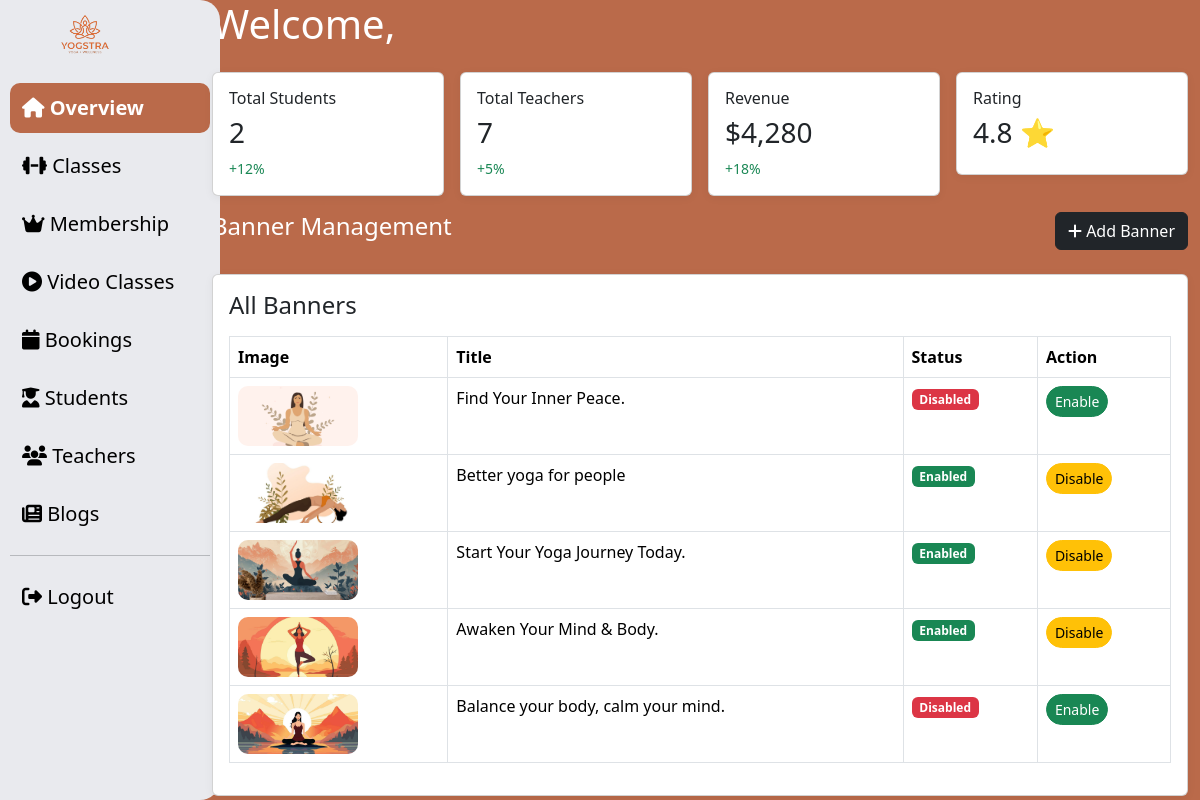
The app's page /admin/overview.php with its own data.
### tables this page shows
CREATE TABLE `banners` (
  `id` int(11) NOT NULL,
  `title` varchar(255) DEFAULT NULL,
  `subtitle` varchar(255) DEFAULT NULL,
  `image` varchar(255) DEFAULT NULL,
  `status` int(11) DEFAULT 1
);

### admin/overview.php (the view, shortened to what this page needs)
<!DOCTYPE html>
<html lang="en">
<head>
    <link rel="stylesheet" href="../assets/bootstrap/css/bootstrap.min.css">
    <link href="https://cdnjs.cloudflare.com/ajax/libs/font-awesome/6.5.0/css/all.min.css" rel="stylesheet">
</head>
<body style="background-color:#ba6a4a;">
<div class="container-fluid">
    <div class="row">
        <div class="col-md-2 " >
      <?php include('sidebar.php'); ?>
        </div>
        <div class="col-md-10">
            <h1 style="color:white;">Welcome, <?php echo $_SESSION['user_name']; ?></h1>
            <?php
$student_query = mysqli_query($conn, "SELECT COUNT(*) AS total_students FROM users where role='student'");
$student_data = mysqli_fetch_assoc($student_query);
$total_students = $student_data['total_students'];
?>
            <div class="row g-3 mt-2">
                <div class="col-md-3">
                    <div class="card card-custom p-3">
                        <h6>Total Students</h6>
                         <h3><?php echo $total_students; ?></h3>
                        <small class="text-success">+12%</small>
                    </div>
                </div>
                <?php
$teacher_query= mysqli_query($conn, "SELECT COUNT(*) AS total_teachers FROM users where role='teacher'");
$teacher_data = mysqli_fetch_assoc($teacher_query);
$total_teachers = $teacher_data['total_teachers'];
?>
                <div class="col-md-3">
                    <div class="card card-custom p-3">
                        <h6>Total Teachers</h6>
                        <h3><?php echo $total_teachers; ?></h3>
                        <small class="text-success">+5%</small>
                    </div>
                </div>
                <div class="col-md-3">
                    <div class="card card-custom p-3">
                        <h6>Revenue</h6>
                        <h3>$4,280</h3>
                        <small class="text-success">+18%</small>
                    </div>
                </div>
                <div class="col-md-3">
                    <div class="card card-custom p-3">
                        <h6>Rating</h6>
                        <h3>4.8 ⭐</h3>
                    </div>
                </div>
            </div>
             <div class="d-flex justify-content-between align-items-center mt-3">
    <h4 style="color:#fff;">Banner Management</h4>
    <a href="add_banner.php" class="btn btn-dark">
        <i class="fa fa-plus"></i> Add Banner
    </a>
</div>
<div class="card card-custom p-3 mt-4">
    <h4 class="mb-3">All Banners</h4>
    <table class="table table-bordered table-hover bg-white">
        <thead>
            <tr>
                <th>Image</th>
                <th>Title</th>
                <th>Status</th>
                <th>Action</th>
            </tr>
        </thead>
        <tbody>
        <?php
        $sql = "SELECT * FROM banners ORDER BY id DESC";
        $run = mysqli_query($conn,$sql);
        while($row = mysqli_fetch_assoc($run)){
        ?>
            <tr>
                <td>
                    <img src="../uploads/bannerimage/<?php echo $row['image']; ?>"
                    width="120" height="60"
                    style="object-fit:cover;border-radius:10px;">
                </td>
                <td><?php echo $row['title']; ?></td>
                <td>
                    <?php
                    if($row['status'] == 1){
                        echo "<span class='badge bg-success'>Enabled</span>";
                    }else{
                        echo "<span class='badge bg-danger'>Disabled</span>";
                    }
                    ?>
                </td>
                <td>
                    <?php
                    if($row['status'] == 1){
                    ?>
                    <a href="disable_banner.php?id=<?php echo $row['id']; ?>"
                    class="btn btn-warning btn-sm" style="border-radius:30px;">
                        Disable
                    </a>
                    <?php } else { ?>
                    <a href="enable_banner.php?id=<?php echo $row['id']; ?>"
                    class="btn btn-success btn-sm"style="border-radius:30px;">
                        Enable
                    </a>
                    <?php } ?>
                </td>
            </tr>
        <?php } ?>
        </tbody>
    </table>
</div>
        </div>
    </div>
</div>
</body>
</html>

### admin/overview.php (style rules this page uses)
.card-custom { border-radius: 15px; box-shadow: 0 2px 10px rgba(0,0,0,0.05); border: none; }

### records on screen
banners: image (picture), title "Find Your Inner Peace.", status "Disabled"
banners: image (picture), title "Better yoga for people", status "Enabled"
banners: image (picture), title "Start Your Yoga Journey Today.", status "Enabled"
banners: image (picture), title "Awaken Your Mind & Body.", status "Enabled"
banners: image (picture), title "Balance your body, calm your mind.", status "Disabled"

### other values on screen
$total_students "2"
$total_teachers "7"
